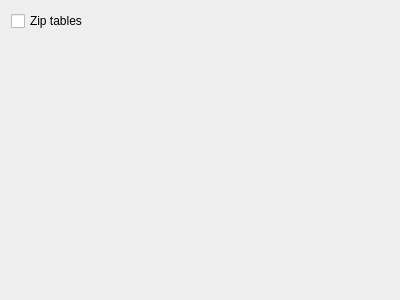
<?xml version="1.0" encoding="UTF-8"?>
<ui version="4.0">
 <class>Form</class>
 <widget class="QWidget" name="Form">
  <property name="geometry">
   <rect>
    <x>0</x>
    <y>0</y>
    <width>400</width>
    <height>300</height>
   </rect>
  </property>
  <property name="windowTitle">
   <string>Form</string>
  </property>
  <layout class="QVBoxLayout" name="verticalLayout">
   <item>
    <widget class="QCheckBox" name="zip_tables">
     <property name="text">
      <string>Zip tables</string>
     </property>
    </widget>
   </item>
   <item>
    <spacer name="verticalSpacer">
     <property name="orientation">
      <enum>Qt::Vertical</enum>
     </property>
     <property name="sizeHint" stdset="0">
      <size>
       <width>20</width>
       <height>40</height>
      </size>
     </property>
    </spacer>
   </item>
  </layout>
 </widget>
 <resources/>
 <connections/>
</ui>
